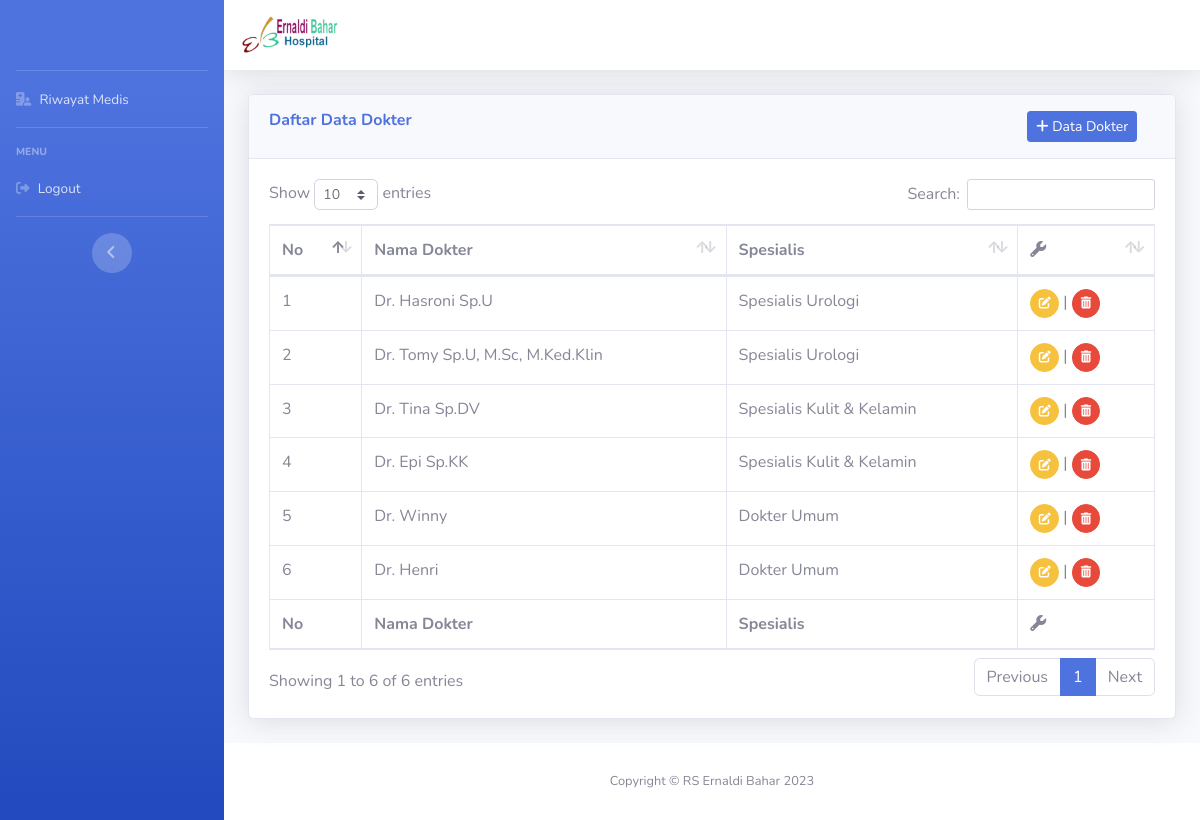
The page /index.php/superadmin/data_dokter on the database its author committed.
### tables this page shows
CREATE TABLE `dokter` (
  `id` int(11) NOT NULL,
  `nama_dokter` varchar(128) NOT NULL,
  `spesialis` varchar(128) NOT NULL
);

### application/controllers/Superadmin.php (called while the page is built, shortened)
<?php
class Superadmin extends CI_Controller
{
    public function __construct()
    {
        $this->load->model('User_m');
        $this->load->model('Data_m');
        $this->load->model('Dashboard_m');
        $this->load->helper('url');
        $this->load->library('form_validation');
    }
    public function data_dokter()
    {
        $data['dokter'] = $this->Data_m->dataDokter();
        $this->load->view('template/dashboard_header');
        $this->load->view('superadmin/data-dokter', $data);
        $this->load->view('template/dashboard_footer');
    }
}

### index.php (called while the page is built, shortened)
<?php
require_once BASEPATH.'core/CodeIgniter.php';

### application/models/Data_m.php (called while the page is built, shortened)
<?php
class Data_m extends CI_Model
{
    public function dataDokter()
    {
        $query = $this->db->get('dokter');
        return $query->result_array();
    }
}

### application/views/superadmin/data-dokter.php (the view, shortened to what this page needs)
<div class="container-fluid">
    <div class="card shadow mb-4">
        <div class="card-header py-3">
            <div class="row">
                <div class="col-md-10">
                    <h6 class="m-0 font-weight-bold text-primary">Daftar Data Dokter </h6>
                </div>
                <div class="col-md-2">
                    <a href="<?= base_url('superadmin/formDokter') ?>" class="btn btn-sm btn-primary"><i class="fa-solid fa-plus"></i> Data Dokter</a>
                </div>
            </div>
        </div>
        <div class="card-body">
            <div class="table-responsive">
                <table class="table table-bordered" id="dataTable" width="100%" cellspacing="0">
                    <thead>
                        <tr>
                            <th>No</th>
                            <th>Nama Dokter</th>
                            <th>Spesialis</th>
                            <th><i class="fa-solid fa-wrench"></i></th>
                        </tr>
                    </thead>
                    <tfoot>
                        <tr>
                            <th>No</th>
                            <th>Nama Dokter</th>
                            <th>Spesialis</th>
                            <th><i class="fa-solid fa-wrench"></i></th>
                        </tr>
                    </tfoot>
                    <tbody>
                        <?php
                        $no = 1;
                        foreach ((array) $dokter as $d) :
                        ?>
                            <tr>
                                <td><?= $no++ ?></td>
                                <td><?= $d['nama_dokter'] ?></td>
                                <td><?= $d['spesialis'] ?></td>
                                <td>
                                    <a href="<?= base_url('superadmin/editDokter/' . $d['id']); ?>" class="btn btn-sm btn-warning btn-circle"><i class="fa-solid fa-pen-to-square"></i></a>
                                    |
                                    <a href="<?= base_url('superadmin/deleteDokter/' . $d['id']); ?>" class="btn btn-sm btn-danger btn-circle"><i class="fa-solid fa-trash-can"></i></a>
                                </td>
                            </tr>
                        <?php endforeach; ?>
                    </tbody>
                </table>
            </div>
        </div>
    </div>
</div>

### application/views/template/dashboard_header.php (shortened to what this page needs)
<!DOCTYPE html>
<html lang="en">
<head>
    <link rel="stylesheet" href="https://cdnjs.cloudflare.com/ajax/libs/select2/4.0.8/css/select2.min.css">
    <link rel="stylesheet" href="https://maxcdn.bootstrapcdn.com/bootstrap/4.3.1/css/bootstrap.min.css">
    <link href="<?= base_url('assets/'); ?>css/sb-admin-2.min.css" rel="stylesheet">
    <link href="<?= base_url('assets/'); ?>vendor/datatables/dataTables.bootstrap4.min.css" rel="stylesheet">
    <link href="<?= base_url('assets/'); ?>css/custom.css" rel="stylesheet">
</head>
<body id="page-top">
    <div id="wrapper">
        <ul class="navbar-nav bg-gradient-primary sidebar sidebar-dark accordion" id="accordionSidebar">
            <a class="sidebar-brand d-flex align-items-center justify-content-center" href="<?= base_url('superadmin') ?>">
            </a>
            <hr class="sidebar-divider my-0">
            <?php
            if ($this->session->userdata('role_id') == 1) {
            ?>
                <li class="nav-item">
                    <a class="nav-link" href="<?= base_url('superadmin') ?>">
                        <i class="fa-solid fa-house"></i>
                        <span>Dashboard</span></a>
                </li>
            <?php } else { ?>
                <li class="nav-item">
                    <a class="nav-link" href="<?= base_url('pasien') ?>">
                        <i class="fa-solid fa-hospital-user"></i>
                        <span>Riwayat Medis</span></a>
                </li>
            <?php } ?>
            <hr class="sidebar-divider">
            <div class="sidebar-heading">
                Menu
            </div>
            <li class="nav-item">
                <a class="nav-link" href="<?= base_url('auth/logout'); ?>">
                    <i class="fa-solid fa-right-from-bracket"></i>
                    <span>Logout</span></a>
            </li>
            <hr class="sidebar-divider d-none d-md-block">
            <div class="text-center d-none d-md-inline">
                <button class="rounded-circle border-0" id="sidebarToggle"></button>
            </div>
        </ul>
        <div id="content-wrapper" class="d-flex flex-column">
            <div id="content">
                <nav class="navbar navbar-expand navbar-light bg-white topbar mb-4 static-top shadow">
                    <div class="sidebar-brand-icon">
                        <img src="<?= base_url('assets/img/logo-rs.png') ?>" style="width: 100px;" alt="">
                    </div>
                </nav>

### application/views/template/dashboard_footer.php (shortened to what this page needs)
<footer class="sticky-footer bg-white">
    <div class="container my-auto">
        <div class="copyright text-center my-auto">
            <span>Copyright &copy; RS Ernaldi Bahar 2023</span>
        </div>
    </div>
</footer>
</div>
</div>
</body>
</html>

### rows shown on the page
dokter: nama_dokter "Dr. Hasroni Sp.U", spesialis "Spesialis Urologi"
dokter: nama_dokter "Dr. Tomy Sp.U, M.Sc, M.Ked.Klin", spesialis "Spesialis Urologi"
dokter: nama_dokter "Dr. Tina Sp.DV", spesialis "Spesialis Kulit & Kelamin"
dokter: nama_dokter "Dr. Epi Sp.KK", spesialis "Spesialis Kulit & Kelamin"
dokter: nama_dokter "Dr. Winny", spesialis "Dokter Umum"
dokter: nama_dokter "Dr. Henri", spesialis "Dokter Umum"
